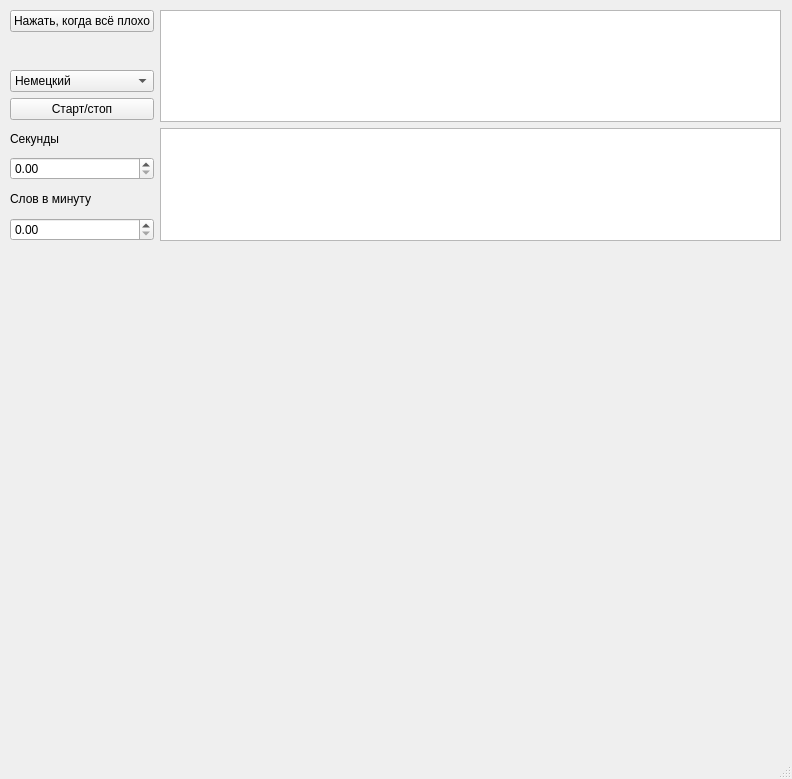
<?xml version="1.0" encoding="UTF-8"?>
<ui version="4.0">
 <class>MainWindow</class>
 <widget class="QMainWindow" name="MainWindow">
  <property name="geometry">
   <rect>
    <x>0</x>
    <y>0</y>
    <width>792</width>
    <height>779</height>
   </rect>
  </property>
  <property name="windowTitle">
   <string>MainWindow</string>
  </property>
  <widget class="QWidget" name="centralwidget">
   <widget class="QWidget" name="horizontalLayoutWidget">
    <property name="geometry">
     <rect>
      <x>10</x>
      <y>10</y>
      <width>771</width>
      <height>231</height>
     </rect>
    </property>
    <layout class="QHBoxLayout" name="horizontalLayout">
     <item>
      <layout class="QVBoxLayout" name="verticalLayout_3">
       <item>
        <widget class="QPushButton" name="pushAlarm">
         <property name="text">
          <string>Нажать, когда всё плохо</string>
         </property>
        </widget>
       </item>
       <item>
        <widget class="QLabel" name="label_2">
         <property name="text">
          <string/>
         </property>
        </widget>
       </item>
       <item>
        <widget class="QComboBox" name="langBox">
         <item>
          <property name="text">
           <string>Немецкий</string>
          </property>
         </item>
         <item>
          <property name="text">
           <string>Французский</string>
          </property>
         </item>
         <item>
          <property name="text">
           <string>Арабский</string>
          </property>
         </item>
         <item>
          <property name="text">
           <string>Китайский</string>
          </property>
         </item>
         <item>
          <property name="text">
           <string>Белорусский</string>
          </property>
         </item>
         <item>
          <property name="text">
           <string>Иврит</string>
          </property>
         </item>
        </widget>
       </item>
       <item>
        <widget class="QPushButton" name="startBtn">
         <property name="text">
          <string>Старт/стоп</string>
         </property>
        </widget>
       </item>
       <item>
        <widget class="QLabel" name="startLabel">
         <property name="text">
          <string>Секунды</string>
         </property>
        </widget>
       </item>
       <item>
        <widget class="QDoubleSpinBox" name="timerBox"/>
       </item>
       <item>
        <widget class="QLabel" name="label">
         <property name="text">
          <string>Слов в минуту</string>
         </property>
        </widget>
       </item>
       <item>
        <widget class="QDoubleSpinBox" name="wordsBox"/>
       </item>
      </layout>
     </item>
     <item>
      <layout class="QVBoxLayout" name="verticalLayout_2">
       <item>
        <widget class="QTextEdit" name="aimTextEdit"/>
       </item>
       <item>
        <widget class="QTextEdit" name="checkTextEdit"/>
       </item>
      </layout>
     </item>
    </layout>
   </widget>
  </widget>
  <widget class="QMenuBar" name="menubar">
   <property name="geometry">
    <rect>
     <x>0</x>
     <y>0</y>
     <width>792</width>
     <height>22</height>
    </rect>
   </property>
  </widget>
  <widget class="QStatusBar" name="statusbar"/>
 </widget>
 <resources/>
 <connections/>
</ui>
